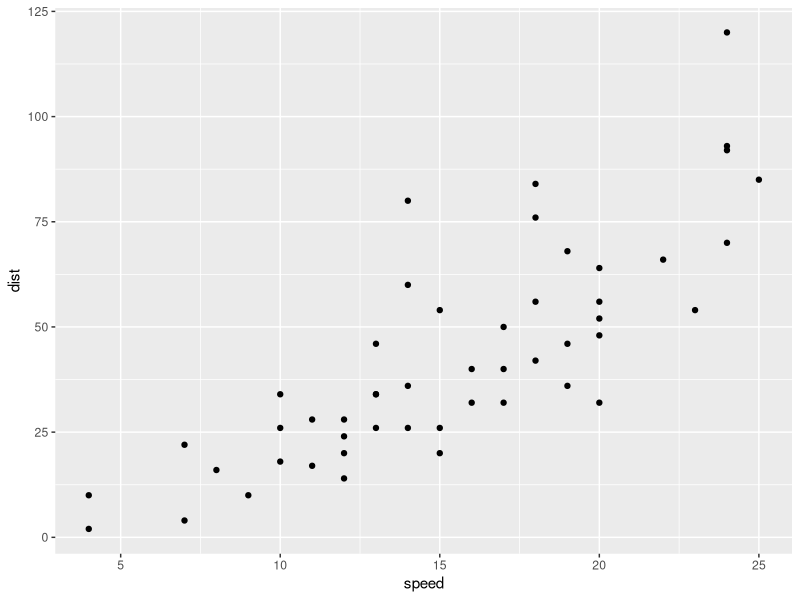

The R source for this figure:
## ---- chunk 1
knitr::opts_chunk$set(echo = TRUE)

## ---- chunk 2
##testing Git
Testing.git <- "Hello WOrld"
Testing.git


## ---- chunk 3
##testing Git
library(ggplot2)
summary(cars)
t <- qplot(speed,dist,data=cars)
t

